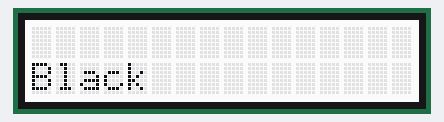
This sketch was run on a simulated Arduino Uno, built with avr-gcc and run on an emulated ATmega328P. On the bench: 16×2 character LCD.

Above: at 0.1 s.
At 1.1 s:
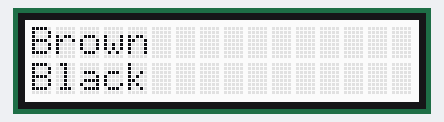

The sketch:

display_function.ino
```cpp
#include <Wire.h>
#include <rgb_lcd.h>
rgb_lcd lcd;

void displaysetup() {
  // put your setup code here, to run once:
lcd.begin(16,2);
lcd.setCursor(0,0);

}

void display (String message, int line)
{
lcd.setCursor(0,line);
lcd.print(message);

}

void setup() {
  displaysetup();
}

void loop() {
  // put your main code here, to run repeatedly:

display("Black",1);
delay(1000);
display("Brown",0);
delay(1000);
}
```
